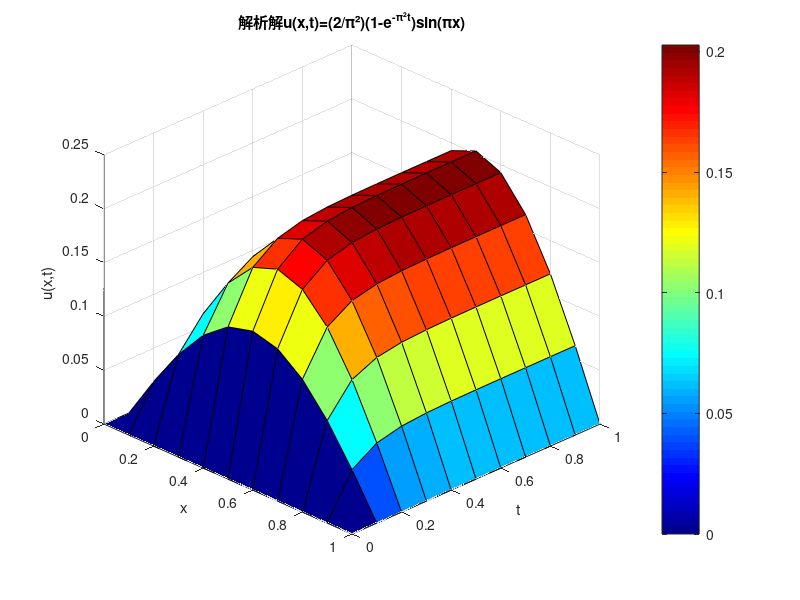

Source code (MATLAB):
alpha=1;
A=2;
x=0:0.1:1;
t=0:0.1:1;
u=zeros(length(t),length(x));
for i=1:length(t)
for j=1:length(x)
u(i,j)=(A/pi^2)*(1-exp(-pi^2*t(i)))*sin(pi*x(j));
end
end
%显示结果表格
disp('解析解表格');
fprintf('%-7s','t');
for j=1:length(x)
fprintf('%-10s',sprintf('x=%.1f',x(j)));
end
fprintf('\n');
fprintf('%s\n',repmat('-',1,7+10*length(x)));
for i=1:length(t)
fprintf('%-7.3f',t(i));
for j=1:length(x)
fprintf('%-10.4f',u(i,j));
end
fprintf('\n');
end
[X,T]=meshgrid(x,t);
% figure;
figure('Position',[100 100 600 400]); 
surf(X,T,u);
xlabel('x');
ylabel('t');
zlabel('u(x,t)');
title('解析解u(x,t)=(2/π²)(1-e^{-π²t})sin(πx)');
colorbar;
view(45, 30);                     % 设置视角
zlim([0, 0.25]);                  % 固定垂直范围
colormap('jet');
set(gca,'LooseInset',get(gca,'TightInset'));
exportgraphics(gcf,'jiexijie.png','Resolution',300);
